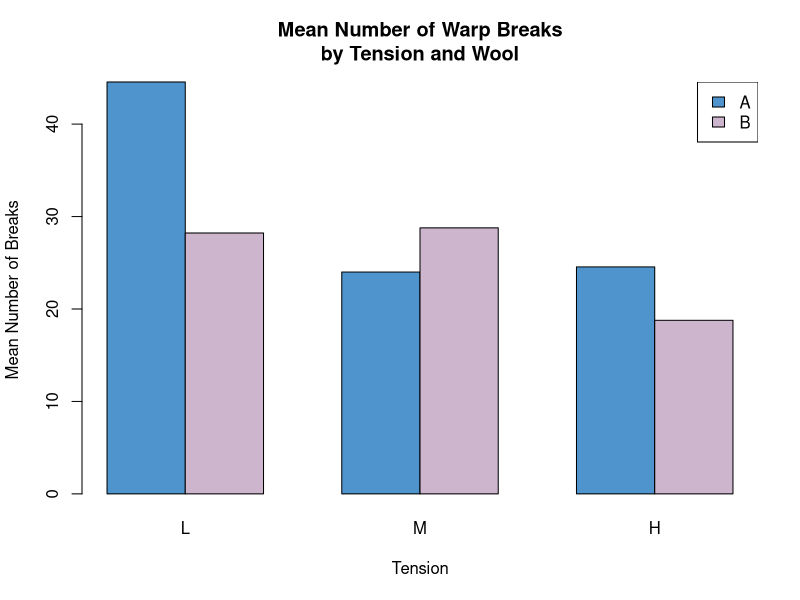

This chart was generated by the following R code:
#!/usr/bin/env Rscript
# LOAD DATA
# Load datasets package
require("datasets")
# Load data into workspace
data(warpbreaks)
# RESTRUCTURE DATA
wbdata <- tapply(warpbreaks$breaks, # Outcome
  list(warpbreaks$wool, warpbreaks$tension), # Factors
  FUN = mean
) # Summary function
# CREATE BARPLOT
barplot(wbdata, # Use a new summary table.
  beside = TRUE, # Bars side-by-side vs. stacked
  col = c("steelblue3", "thistle3"), # Colors
  main = "Mean Number of Warp Breaks\nby Tension and Wool",
  xlab = "Tension",
  ylab = "Mean Number of Breaks"
)
# ADD LEGEND
legend("topright",
  rownames(wbdata), # Use matrix row names (A & B)
  fill = c("steelblue3", "thistle3")
) # Colors
